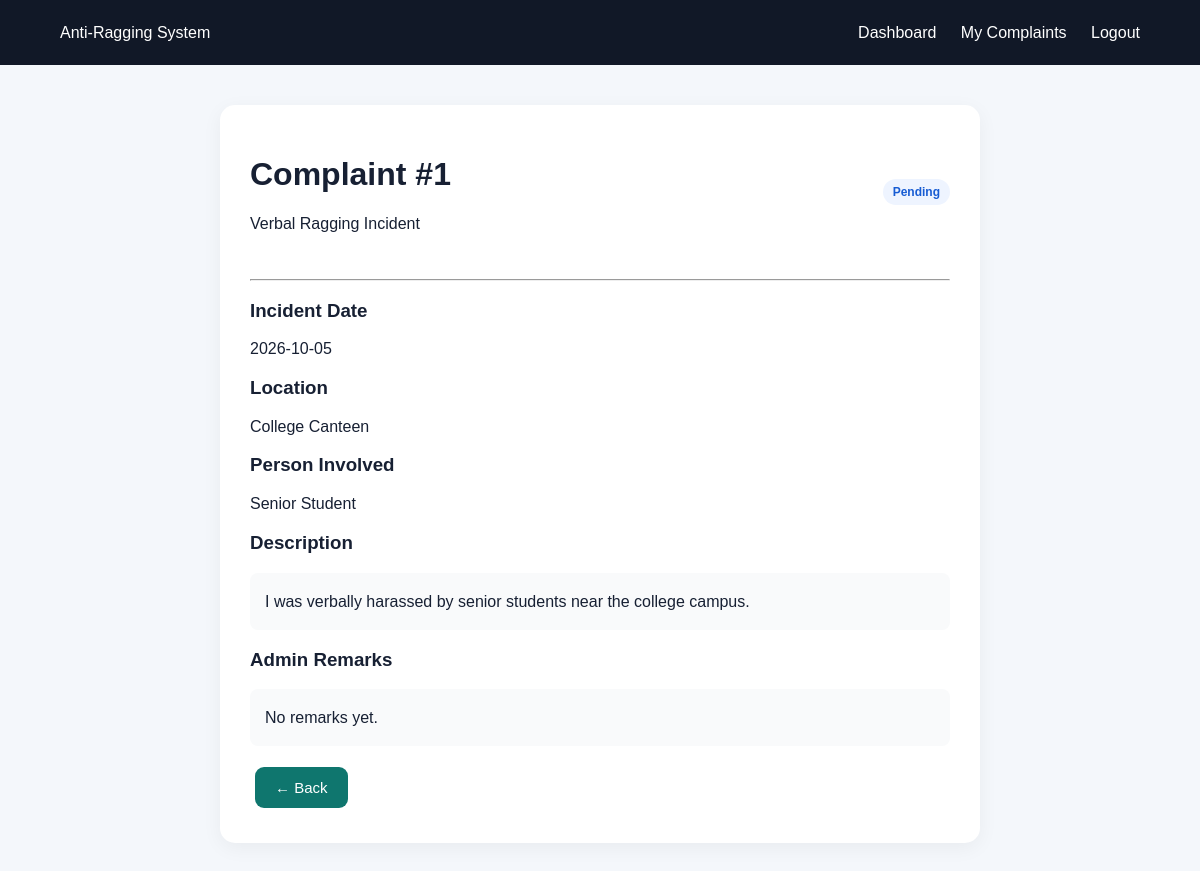
Page /student/complaint_details.php?id=1 (signed in) on the committed database.
### tables this page shows
CREATE TABLE IF NOT EXISTS complaints (
    id INT AUTO_INCREMENT PRIMARY KEY,

    student_id INT NOT NULL,

    title VARCHAR(200) NOT NULL,

    description TEXT NOT NULL,

    incident_date DATE DEFAULT NULL,

    incident_time TIME DEFAULT NULL,

    location VARCHAR(200) DEFAULT NULL,

    accused_name VARCHAR(150) DEFAULT NULL,

    accused_details TEXT DEFAULT NULL,

    witness_details TEXT DEFAULT NULL,

    evidence VARCHAR(255) DEFAULT NULL,

    status ENUM(
        'Pending',
        'Under Investigation',
        'Resolved',
        'Rejected'
    ) DEFAULT 'Pending',

    admin_remarks TEXT DEFAULT NULL,

    assigned_to INT DEFAULT NULL,

    created_at TIMESTAMP DEFAULT CURRENT_TIMESTAMP,

    updated_at TIMESTAMP DEFAULT CURRENT_TIMESTAMP
        ON UPDATE CURRENT_TIMESTAMP,

    CONSTRAINT fk_complaint_student
        FOREIGN KEY (student_id)
        REFERENCES students(id)
        ON DELETE CASCADE,

    CONSTRAINT fk_complaint_admin
        FOREIGN KEY (assigned_to)
        REFERENCES admins(id)
        ON DELETE SET NULL
);

### student/complaint_details.php (the view, shortened to what this page needs)
<?php
require_once "../includes/db.php";
$id =
    intval($_GET["id"] ?? 0);
$stmt = $conn->prepare(
    "SELECT *
     FROM complaints
     WHERE id=?
     AND student_id=?
     LIMIT 1"
);
$stmt->bind_param(
    "ii",
    $id,
    $_SESSION["student_id"]
);
$stmt->execute();
$complaint =
    $stmt->get_result()
    ->fetch_assoc();
?>
<!DOCTYPE html>
<html>
<head>
<link rel="stylesheet"
href="../assets/css/style.css">
</head>
<body>
<nav class="navbar">
<div>
Anti-Ragging System
</div>
<div>
<a href="dashboard.php">
Dashboard
</a>
<a href="my_complaints.php">
My Complaints
</a>
<a href="../logout.php">
Logout
</a>
</div>
</nav>
<div class="container narrow">
<div class="panel">
<div class="page-header">
<div>
<h1>
Complaint #<?= $id ?>
</h1>
<p>
<?= htmlspecialchars(
$complaint["title"]
) ?>
</p>
</div>
<span class="status">
<?= htmlspecialchars(
$complaint["status"]
) ?>
</span>
</div>
<hr>
<h3>
Incident Date
</h3>
<p>
<?= htmlspecialchars(
$complaint["incident_date"]
) ?>
</p>
<h3>
Location
</h3>
<p>
<?= htmlspecialchars(
$complaint["location"]
) ?>
</p>
<h3>
Person Involved
</h3>
<p>
<?= htmlspecialchars(
$complaint["accused_name"]
?: "Not provided"
) ?>
</p>
<h3>
Description
</h3>
<p class="description">
<?= nl2br(
htmlspecialchars(
$complaint["description"]
)
) ?>
</p>
<h3>
Admin Remarks
</h3>
<p class="description">
<?= nl2br(
htmlspecialchars(
$complaint["admin_remarks"]
?: "No remarks yet."
)
) ?>
</p>
<a
href="my_complaints.php"
class="btn secondary">
← Back
</a>
</div>
</div>
</body>
</html>

### assets/css/style.css (style rules this page uses)
* { box-sizing: border-box; }
body { margin: 0; font-family: Arial, Helvetica, sans-serif; background: #f4f7fb; color: #172033; }
a { color: #2563eb; text-decoration: none; }
.btn { display: inline-block; border: none; padding: 12px 20px; border-radius: 9px; cursor: pointer; font-size: 15px; margin: 5px; text-decoration: none; }
.secondary { background: #0f766e; color: white; }
.navbar { min-height: 65px; padding: 0 5%; background: #111827; color: white; display: flex; align-items: center; justify-content: space-between; }
.navbar a { color: white; margin-left: 20px; }
.container { max-width: 1150px; margin: 40px auto; padding: 0 20px; }
.container.narrow { max-width: 800px; }
.page-header { display: flex; justify-content: space-between; align-items: center; gap: 20px; margin-bottom: 30px; }
.panel { background: white; padding: 30px; border-radius: 15px; box-shadow: 0 5px 20px rgba(0,0,0,.05); margin-bottom: 25px; }
.status { display: inline-block; padding: 6px 10px; border-radius: 20px; background: #eef4ff; color: #175cd3; font-size: 12px; font-weight: 600; }
.description { line-height: 1.7; background: #f9fafb; padding: 15px; border-radius: 8px; }

### rows in the picture
complaints: title "Verbal Ragging Incident", status "Pending", incident_date "2026-10-05", location "College Canteen", accused_name "Senior Student", description "I was verbally harassed by senior students near the college campus.", admin_remarks "No remarks yet."

### other values in the picture
$id "1"
